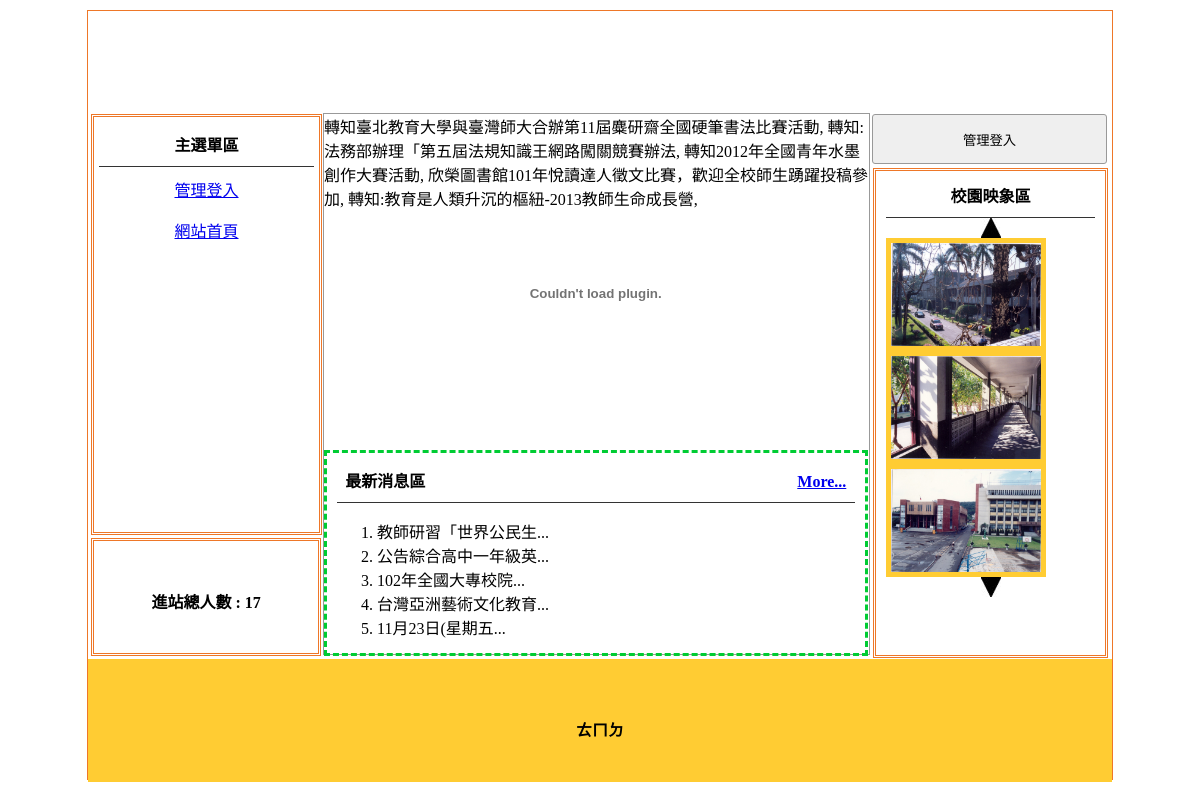
The app's page /web01_3/index1.php with its own data.
### tables this page shows
CREATE TABLE `titles` (
  `id` int(11) UNSIGNED NOT NULL,
  `title` text NOT NULL,
  `alt` text NOT NULL,
  `display` int(1) NOT NULL
);

CREATE TABLE `menus` (
  `id` int(11) UNSIGNED NOT NULL,
  `menu` text NOT NULL,
  `href` text NOT NULL,
  `display` int(1) NOT NULL,
  `parent` int(11) NOT NULL
);

CREATE TABLE `totals` (
  `total` int(11) NOT NULL
);

CREATE TABLE `newss` (
  `id` int(11) UNSIGNED NOT NULL,
  `news` text NOT NULL,
  `display` int(1) NOT NULL
);

CREATE TABLE `images` (
  `id` int(11) UNSIGNED NOT NULL,
  `image` text NOT NULL,
  `display` int(1) NOT NULL
);

CREATE TABLE `bottoms` (
  `bottom` text NOT NULL
);

### web01_3/index1.php (the view, shortened to what this page needs)
<?php
	include_once('_config.php');
  $newsToindex="";
  $result=$conn->query("select * from newss where display = 1;");
  $news_length=$result->rowCount();
  for($x=1;$x<=5;$x++){
		$row=$result->fetch(PDO::FETCH_ASSOC);
		$newsToindex .="<li>".mb_substr($row['news'],0,10)."...<div class = 'all' style ='display:none;'>".$row['news']."</div></li>";
	}
?>
<!DOCTYPE html PUBLIC "-//W3C//DTD XHTML 1.0 Transitional//EN" "http://www.w3.org/TR/xhtml1/DTD/xhtml1-transitional.dtd">
<html xmlns="http://www.w3.org/1999/xhtml"><head><meta http-equiv="Content-Type" content="text/html; charset=UTF-8">
<link href="assets/css.css" rel="stylesheet" type="text/css">
</head>
<body>
	<div id="main">
    	<a title="<?=$titles['alt']?>" href="index1.php"><div class="ti" style="background:url('upload/<?=$titles['title']?>'); background-size:cover;"></div></a>
        	<div id="ms">
             	<div id="lf" style="float:left;">
            		<div id="menuput" class="dbor">
                    	                            <span class="t botli">主選單區</span>
																									<?=$menu?>
                                                </div>
                    <div class="dbor" style="margin:3px; width:95%; height:20%; line-height:100px;">
                    	<span class="t">進站總人數 : <?=$totals['total']?></span>
                    </div>
        		</div>
                <div class="di" style="height:540px; border:#999 1px solid; width:53.2%; margin:2px 0px 0px 0px; float:left; position:relative; left:20px;">
                	                     <marquee scrolldelay="120" direction="left" style="position:absolute; width:100%; height:40px;">
                    	                    <?=$ads?></marquee>
                    <div style="height:32px; display:block;"></div>
                	<div style="width:100%; padding:2px; height:290px;">
                    	<div id="mwww" loop="true" style="width:100%; height:100%;">
                                                        </div>
                    </div>
                	<div style="width:95%; padding:2px; height:190px; margin-top:10px; padding:5px 10px 5px 10px; border:#0C3 dashed 3px; position:relative;">
                    		<span class="t botli">最新消息區
<?php echo $news_length>5?"<a href='news.php'>More...</a>":""; ?>
												</span>
                            <ul class="ssaa" style="list-style-type:decimal;">
														<?=$newsToindex?>
                            	                            </ul>
                    </div>
                	                </div>
                                 <div class="di di ad" style="height:540px; width:23%; padding:0px; margin-left:22px; float:left; ">
                	<button style="width:100%; margin-left:auto; margin-right:auto; margin-top:2px; height:50px;" onclick="lo('<?=$login_url?>')"><?=$login_text?></button>
                	<div style="width:89%; height:480px;" class="dbor">
                    	<span class="t botli">校園映象區</span>
											<?=$gallery?>
                    </div>
                </div>
                            </div>
            	<div style="width:1024px; left:0px; position:relative; background:#FC3; margin-top:4px; height:123px; display:block;">
                	<span class="t" style="line-height:123px;"><?=$bottoms['bottom']?></span>
                </div>
    </div>
</body></html>

### web01_3/_config.php (shortened to what this page needs)
<?php
  try{
    $conn=new PDO("mysql:host=127.0.0.1;dbname=wda_1_1;charset=UTF8;","root","");
  }catch(PDOException $ex){
    echo $ex->getMessage();
  }
  $result=$conn->query("select * from titles where display = 1;");
  while($row=$result->fetch(PDO::FETCH_ASSOC)){
    $titles=$row;
  }
	$menu = "";
  $result = $conn->query("select * from menus where parent = 0 and display = 1");
	while($row = $result->fetch(PDO::FETCH_ASSOC))
	{
		$menu .= "<div class='mainmu' align='center'>
			<a href='".$row["href"]."'>".$row["menu"]."</a>";
		$menu .= "</div>";
	}
  if(!isset($_SESSION['visitor'])){
    $conn->query("update totals set total = total + 1 ;");
  }
  $result=$conn->query("select * from totals;");
  while($row=$result->fetch(PDO::FETCH_ASSOC)){
    $totals=$row;
  }
  $result=$conn->query("select * from ads where display = 1;");
  $ads="";
  while($row=$result->fetch(PDO::FETCH_ASSOC)){
    $ads .= $row['ad'].", ";
  }
  if(!isset($_SESSION['admin'])){
    $login_text = "管理登入";
		$login_url = "login.php";
  }else{
    $login_text = "回後台管理";
		$login_url = "admin.php";
  }
  $num = 0;
	$gallery = "<div onclick='pp(1)' align='center'><img src='images/01E01.jpg'></div>";
  $result=$conn->query("select * from images where display = 1;");
  while($row=$result->fetch(PDO::FETCH_ASSOC)){
		$gallery .= "
		<img src='upload/".$row["image"]."'  width='150' height='103'  style='border:5px #FC3 solid;' class='im' id='ssaa".$num."' />
		";
		$num++;
  }
  $gallery .= "<div onclick='pp(2)' align='center'><img src='images/01E02.jpg'></div>";
  $result=$conn->query("select * from bottoms;");
  while($row=$result->fetch(PDO::FETCH_ASSOC)){
    $bottoms=$row;
  }
?>

### web01_3/assets/css.css (style rules this page uses)
body { padding:0px; margin:0px; }
#main { width:1024px; height:768px; margin:10px auto 10px auto; border:#EE7728 1px solid; position:relative; }
.ti { width:100%; height:100px; position:relative; background-size:cover; background-repeat:no-repeat; }
.dbor { border:#EE7728 double 3px; margin:1px; padding:2px 10px 2px 10px; }
.t { font-weight:800; display:block; text-align:center; padding:10px 1px 10px 1px; }
.botli { border-bottom:#333 1px solid; }
.mainmu { position:relative; border-radius:10px; background:url(icon/menu.fw.png) center no-repeat; background-size:cover; line-height:30px; padding:2px 10px 2px 10px; margin:7px 1px 7px 1px; }
#lf { height:540px; width:21%; display:inline-block; }
#menuput { width:100%; height:75%; position:relative; padding:5px; display:block; margin: 3px; }
.di { display:inline-block; }
.ad { margin:1px; padding:2px 10px 2px 10px; }
input,button { border:#999 1px solid; border-radius:3px; background:#EFEFEF; padding:5px; margin:3px; }

### records on screen
menus: menu "管理登入"
menus: menu "網站首頁"
totals: total "17"
newss: news "教師研習「世界公民生"
newss: news "公告綜合高中一年級英"
newss: news "102年全國大專校院"
newss: news "台灣亞洲藝術文化教育"
newss: news "11月23日(星期五"
images: image (picture)
images: image (picture)
images: image (picture)
bottoms: bottom "ㄊㄇㄉ"

### other values on screen
$ads "轉知臺北教育大學與臺灣師大合辦第11屆麋研齋全國硬筆書法比賽活動, 轉知:法務部辦理「第五屆法規知識王網路闖關競賽辦法, 轉知2012年全國青年水墨創作大賽活動, 欣榮圖書館101年悅讀達人徵文比賽，歡迎全校師生踴躍投稿參加, 轉知:教育是人類升沉的樞紐-2013教師生命成長營,"
$login_text "管理登入"
